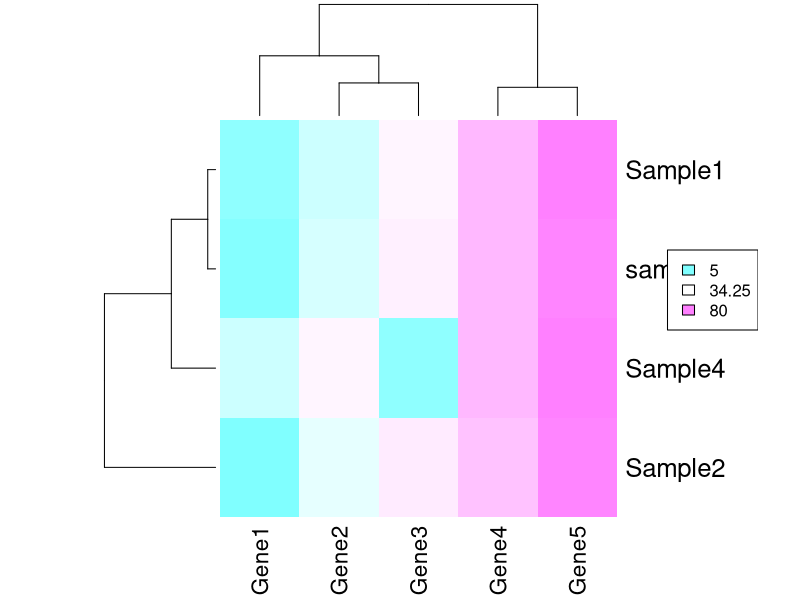

The R script that drew this image:
# Reading dataframe
data <- read.table(file="../Test_Data/dummy_data1.csv", header = TRUE, sep = ",")

# Transforming dataframe to matrix
mat <- as.matrix(data[, -1])

# Adding rownames to matrix
rownames(mat) <- data$Sample

# Defining image parameter
png(file = "heatmap.png", width=500, height=400)

# Plotting heatmap
heatmap(as.matrix(mat), col = cm.colors(50))

# Specifying legend 
legend(x="right", legend=c(min(mat),mean(mat), max(mat)),fill=cm.colors(3))

# Saving figure
dev.off()

